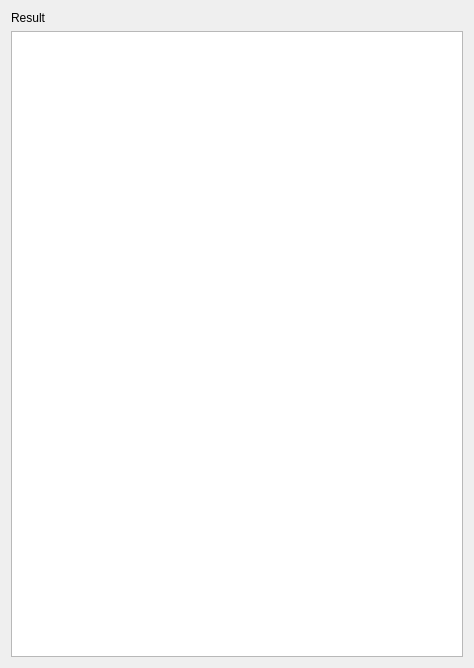
<?xml version="1.0" encoding="UTF-8"?>
<ui version="4.0">
 <class>Dialog</class>
 <widget class="QDialog" name="Dialog">
  <property name="geometry">
   <rect>
    <x>0</x>
    <y>0</y>
    <width>474</width>
    <height>668</height>
   </rect>
  </property>
  <property name="windowTitle">
   <string>Dialog</string>
  </property>
  <layout class="QVBoxLayout" name="verticalLayout">
   <item>
    <widget class="QLabel" name="label">
     <property name="text">
      <string>Result</string>
     </property>
    </widget>
   </item>
   <item>
    <widget class="QTextBrowser" name="textBrowser"/>
   </item>
  </layout>
 </widget>
 <resources/>
 <connections/>
</ui>
